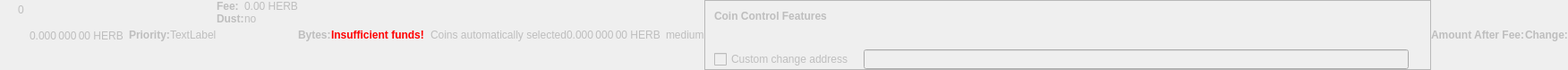
    <widget class="QWidget" name="dummyHideWidget" native="true">
     <property name="enabled">
      <bool>false</bool>
     </property>
     <property name="maximumSize">
      <size>
       <width>100</width>
       <height>22</height>
      </size>
     </property>
     <layout class="QHBoxLayout" name="dummyHideLayout">
      <property name="spacing">
       <number>0</number>
      </property>
      <property name="margin">
       <number>0</number>
      </property>
      <item>
       <layout class="QFormLayout" name="formLayoutCoinControl1">
        <property name="horizontalSpacing">
         <number>10</number>
        </property>
        <property name="verticalSpacing">
         <number>14</number>
        </property>
        <property name="leftMargin">
         <number>10</number>
        </property>
        <property name="topMargin">
         <number>4</number>
        </property>
        <property name="rightMargin">
         <number>6</number>
        </property>
        <item row="0" column="1">
         <widget class="QLabel" name="labelCoinControlBytes">
          <property name="cursor">
           <cursorShape>IBeamCursor</cursorShape>
          </property>
          <property name="contextMenuPolicy">
           <enum>Qt::ActionsContextMenu</enum>
          </property>
          <property name="text">
           <string notr="true">0</string>
          </property>
          <property name="textInteractionFlags">
           <set>Qt::LinksAccessibleByMouse|Qt::TextSelectableByKeyboard|Qt::TextSelectableByMouse</set>
          </property>
         </widget>
        </item>
       </layout>
      </item>
      <item>
       <widget class="QLabel" name="labelCoinControlAfterFee">
        <property name="enabled">
         <bool>false</bool>
        </property>
        <property name="sizePolicy">
         <sizepolicy hsizetype="Fixed" vsizetype="Fixed">
          <horstretch>0</horstretch>
          <verstretch>0</verstretch>
         </sizepolicy>
        </property>
        <property name="minimumSize">
         <size>
          <width>111</width>
          <height>12</height>
         </size>
        </property>
        <property name="maximumSize">
         <size>
          <width>111</width>
          <height>12</height>
         </size>
        </property>
        <property name="cursor">
         <cursorShape>IBeamCursor</cursorShape>
        </property>
        <property name="contextMenuPolicy">
         <enum>Qt::ActionsContextMenu</enum>
        </property>
        <property name="text">
         <string notr="true">0.000 000 00 HERB</string>
        </property>
        <property name="textInteractionFlags">
         <set>Qt::LinksAccessibleByMouse|Qt::TextSelectableByKeyboard|Qt::TextSelectableByMouse</set>
        </property>
       </widget>
      </item>
      <item>
       <widget class="QLabel" name="labelCoinControlPriorityText">
        <property name="enabled">
         <bool>false</bool>
        </property>
        <property name="font">
         <font>
          <weight>75</weight>
          <bold>true</bold>
         </font>
        </property>
        <property name="text">
         <string>Priority:</string>
        </property>
       </widget>
      </item>
      <item>
       <layout class="QHBoxLayout" name="horizontalLayout">
        <item>
         <widget class="QLabel" name="WarningLabel">
          <property name="text">
           <string>TextLabel</string>
          </property>
         </widget>
        </item>
       </layout>
      </item>
      <item>
       <layout class="QFormLayout" name="formLayoutCoinControl3">
        <property name="horizontalSpacing">
         <number>0</number>
        </property>
        <property name="verticalSpacing">
         <number>0</number>
        </property>
        <property name="leftMargin">
         <number>0</number>
        </property>
        <property name="topMargin">
         <number>0</number>
        </property>
        <property name="rightMargin">
         <number>0</number>
        </property>
        <item row="0" column="0">
         <widget class="QLabel" name="labelCoinControlFeeText">
          <property name="enabled">
           <bool>false</bool>
          </property>
          <property name="font">
           <font>
            <weight>75</weight>
            <bold>true</bold>
           </font>
          </property>
          <property name="text">
           <string>Fee:</string>
          </property>
          <property name="margin">
           <number>0</number>
          </property>
         </widget>
        </item>
        <item row="0" column="1">
         <widget class="QLabel" name="labelCoinControlFee">
          <property name="enabled">
           <bool>false</bool>
          </property>
          <property name="cursor">
           <cursorShape>IBeamCursor</cursorShape>
          </property>
          <property name="contextMenuPolicy">
           <enum>Qt::ActionsContextMenu</enum>
          </property>
          <property name="text">
           <string notr="true">0.00 HERB</string>
          </property>
          <property name="textInteractionFlags">
           <set>Qt::LinksAccessibleByMouse|Qt::TextSelectableByKeyboard|Qt::TextSelectableByMouse</set>
          </property>
         </widget>
        </item>
        <item row="1" column="0">
         <widget class="QLabel" name="labelCoinControlLowOutputText">
          <property name="enabled">
           <bool>false</bool>
          </property>
          <property name="font">
           <font>
            <weight>75</weight>
            <bold>true</bold>
           </font>
          </property>
          <property name="text">
           <string>Dust:</string>
          </property>
         </widget>
        </item>
        <item row="1" column="1">
         <widget class="QLabel" name="labelCoinControlLowOutput">
          <property name="enabled">
           <bool>false</bool>
          </property>
          <property name="cursor">
           <cursorShape>IBeamCursor</cursorShape>
          </property>
          <property name="contextMenuPolicy">
           <enum>Qt::ActionsContextMenu</enum>
          </property>
          <property name="text">
           <string>no</string>
          </property>
          <property name="textInteractionFlags">
           <set>Qt::LinksAccessibleByMouse|Qt::TextSelectableByKeyboard|Qt::TextSelectableByMouse</set>
          </property>
         </widget>
        </item>
       </layout>
      </item>
      <item>
       <widget class="QLabel" name="labelCoinControlBytesText">
        <property name="enabled">
         <bool>false</bool>
        </property>
        <property name="font">
         <font>
          <weight>75</weight>
          <bold>true</bold>
         </font>
        </property>
        <property name="text">
         <string>Bytes:</string>
        </property>
       </widget>
      </item>
      <item>
       <layout class="QFormLayout" name="formLayoutCoinControl2">
        <property name="horizontalSpacing">
         <number>0</number>
        </property>
        <property name="verticalSpacing">
         <number>0</number>
        </property>
        <property name="leftMargin">
         <number>0</number>
        </property>
        <property name="topMargin">
         <number>0</number>
        </property>
        <property name="rightMargin">
         <number>0</number>
        </property>
       </layout>
      </item>
      <item>
       <layout class="QHBoxLayout" name="horizontalLayoutCoinControl2">
        <property name="spacing">
         <number>0</number>
        </property>
        <property name="bottomMargin">
         <number>0</number>
        </property>
       </layout>
      </item>
      <item>
       <widget class="QLabel" name="labelCoinControlInsuffFunds">
        <property name="enabled">
         <bool>false</bool>
        </property>
        <property name="minimumSize">
         <size>
          <width>0</width>
          <height>0</height>
         </size>
        </property>
        <property name="font">
         <font>
          <weight>75</weight>
          <bold>true</bold>
         </font>
        </property>
        <property name="styleSheet">
         <string notr="true">color:red;font-weight:bold;</string>
        </property>
        <property name="text">
         <string>Insufficient funds!</string>
        </property>
        <property name="margin">
         <number>5</number>
        </property>
       </widget>
      </item>
      <item>
       <layout class="QFormLayout" name="formLayoutCoinControl4">
        <property name="horizontalSpacing">
         <number>0</number>
        </property>
        <property name="verticalSpacing">
         <number>0</number>
        </property>
        <property name="leftMargin">
         <number>0</number>
        </property>
        <property name="topMargin">
         <number>0</number>
        </property>
        <property name="rightMargin">
         <number>0</number>
        </property>
       </layout>
      </item>
      <item>
       <widget class="QLabel" name="labelCoinControlChangeLabel">
        <property name="enabled">
         <bool>false</bool>
        </property>
        <property name="sizePolicy">
         <sizepolicy hsizetype="Preferred" vsizetype="Expanding">
          <horstretch>0</horstretch>
          <verstretch>0</verstretch>
         </sizepolicy>
        </property>
        <property name="minimumSize">
         <size>
          <width>0</width>
          <height>0</height>
         </size>
        </property>
        <property name="text">
         <string/>
        </property>
        <property name="margin">
         <number>3</number>
        </property>
       </widget>
      </item>
      <item>
       <widget class="QLabel" name="labelCoinControlAutomaticallySelected">
        <property name="enabled">
         <bool>false</bool>
        </property>
        <property name="sizePolicy">
         <sizepolicy hsizetype="Fixed" vsizetype="Fixed">
          <horstretch>0</horstretch>
          <verstretch>0</verstretch>
         </sizepolicy>
        </property>
        <property name="minimumSize">
         <size>
          <width>0</width>
          <height>0</height>
         </size>
        </property>
        <property name="maximumSize">
         <size>
          <width>240</width>
          <height>16777215</height>
         </size>
        </property>
        <property name="text">
         <string>Coins automatically selected</string>
        </property>
        <property name="margin">
         <number>5</number>
        </property>
       </widget>
      </item>
      <item>
       <widget class="QLabel" name="labelCoinControlChange">
        <property name="enabled">
         <bool>false</bool>
        </property>
        <property name="sizePolicy">
         <sizepolicy hsizetype="Fixed" vsizetype="Fixed">
          <horstretch>0</horstretch>
          <verstretch>0</verstretch>
         </sizepolicy>
        </property>
        <property name="minimumSize">
         <size>
          <width>111</width>
          <height>0</height>
         </size>
        </property>
        <property name="maximumSize">
         <size>
          <width>111</width>
          <height>16777215</height>
         </size>
        </property>
        <property name="cursor">
         <cursorShape>IBeamCursor</cursorShape>
        </property>
        <property name="contextMenuPolicy">
         <enum>Qt::ActionsContextMenu</enum>
        </property>
        <property name="text">
         <string notr="true">0.000 000 00 HERB</string>
        </property>
        <property name="textInteractionFlags">
         <set>Qt::LinksAccessibleByMouse|Qt::TextSelectableByKeyboard|Qt::TextSelectableByMouse</set>
        </property>
       </widget>
      </item>
      <item>
       <widget class="QLabel" name="labelCoinControlPriority">
        <property name="enabled">
         <bool>false</bool>
        </property>
        <property name="cursor">
         <cursorShape>IBeamCursor</cursorShape>
        </property>
        <property name="contextMenuPolicy">
         <enum>Qt::ActionsContextMenu</enum>
        </property>
        <property name="text">
         <string>medium</string>
        </property>
        <property name="textInteractionFlags">
         <set>Qt::LinksAccessibleByMouse|Qt::TextSelectableByKeyboard|Qt::TextSelectableByMouse</set>
        </property>
       </widget>
      </item>
      <item>
       <widget class="QFrame" name="frameCoinControl">
        <property name="sizePolicy">
         <sizepolicy hsizetype="Expanding" vsizetype="Expanding">
          <horstretch>0</horstretch>
          <verstretch>0</verstretch>
         </sizepolicy>
        </property>
        <property name="maximumSize">
         <size>
          <width>16777215</width>
          <height>16777215</height>
         </size>
        </property>
        <property name="frameShape">
         <enum>QFrame::StyledPanel</enum>
        </property>
        <property name="frameShadow">
         <enum>QFrame::Sunken</enum>
        </property>
        <layout class="QVBoxLayout" name="verticalLayoutCoinControl2_2">
         <property name="spacing">
          <number>0</number>
         </property>
         <property name="margin">
          <number>0</number>
         </property>
         <item>
          <layout class="QVBoxLayout" name="verticalLayoutCoinControl" stretch="0,0,0,1">
           <property name="spacing">
            <number>0</number>
           </property>
           <property name="leftMargin">
            <number>10</number>
           </property>
           <property name="topMargin">
            <number>10</number>
           </property>
           <item>
            <layout class="QHBoxLayout" name="horizontalLayoutCoinControl1">
             <property name="bottomMargin">
              <number>15</number>
             </property>
             <item>
              <widget class="QLabel" name="labelCoinControlFeatures">
               <property name="enabled">
                <bool>false</bool>
               </property>
               <property name="sizePolicy">
                <sizepolicy hsizetype="Preferred" vsizetype="Maximum">
                 <horstretch>0</horstretch>
                 <verstretch>0</verstretch>
                </sizepolicy>
               </property>
               <property name="font">
                <font>
                 <weight>75</weight>
                 <bold>true</bold>
                </font>
               </property>
               <property name="styleSheet">
                <string notr="true">font-weight:bold;</string>
               </property>
               <property name="text">
                <string>Coin Control Features</string>
               </property>
              </widget>
             </item>
            </layout>
           </item>
           <item>
            <widget class="QWidget" name="widgetCoinControl" native="true">
             <property name="sizePolicy">
              <sizepolicy hsizetype="Preferred" vsizetype="Preferred">
               <horstretch>0</horstretch>
               <verstretch>0</verstretch>
              </sizepolicy>
             </property>
             <property name="minimumSize">
              <size>
               <width>0</width>
               <height>0</height>
              </size>
             </property>
             <property name="styleSheet">
              <string notr="true"/>
             </property>
             <layout class="QHBoxLayout" name="horizontalLayoutCoinControl5_2">
              <property name="margin">
               <number>0</number>
              </property>
              <item>
               <layout class="QHBoxLayout" name="horizontalLayoutCoinControl3">
                <property name="spacing">
                 <number>20</number>
                </property>
                <property name="topMargin">
                 <number>0</number>
                </property>
                <property name="bottomMargin">
                 <number>10</number>
                </property>
               </layout>
              </item>
             </layout>
            </widget>
           </item>
           <item>
            <layout class="QHBoxLayout" name="horizontalLayoutCoinControl4" stretch="0,0,0">
             <property name="spacing">
              <number>12</number>
             </property>
             <property name="sizeConstraint">
              <enum>QLayout::SetDefaultConstraint</enum>
             </property>
             <property name="topMargin">
              <number>5</number>
             </property>
             <property name="rightMargin">
              <number>5</number>
             </property>
             <item>
              <widget class="QCheckBox" name="checkBoxCoinControlChange">
               <property name="enabled">
                <bool>false</bool>
               </property>
               <property name="toolTip">
                <string>If this is activated, but the change address is empty or invalid, change will be sent to a newly generated address.</string>
               </property>
               <property name="text">
                <string>Custom change address</string>
               </property>
              </widget>
             </item>
             <item>
              <widget class="QValidatedLineEdit" name="lineEditCoinControlChange">
               <property name="enabled">
                <bool>false</bool>
               </property>
               <property name="sizePolicy">
                <sizepolicy hsizetype="Expanding" vsizetype="Fixed">
                 <horstretch>0</horstretch>
                 <verstretch>0</verstretch>
                </sizepolicy>
               </property>
              </widget>
             </item>
             <item>
              <widget class="QLabel" name="labelCoinControlChangeLabel_2">
               <property name="sizePolicy">
                <sizepolicy hsizetype="Preferred" vsizetype="Expanding">
                 <horstretch>0</horstretch>
                 <verstretch>0</verstretch>
                </sizepolicy>
               </property>
               <property name="minimumSize">
                <size>
                 <width>0</width>
                 <height>0</height>
                </size>
               </property>
               <property name="text">
                <string/>
               </property>
               <property name="margin">
                <number>3</number>
               </property>
              </widget>
             </item>
            </layout>
           </item>
           <item>
            <spacer name="verticalSpacerCoinControl">
             <property name="orientation">
              <enum>Qt::Vertical</enum>
             </property>
             <property name="sizeHint" stdset="0">
              <size>
               <width>800</width>
               <height>1</height>
              </size>
             </property>
            </spacer>
           </item>
          </layout>
         </item>
        </layout>
       </widget>
      </item>
      <item>
       <widget class="QLabel" name="labelCoinControlAfterFeeText">
        <property name="enabled">
         <bool>false</bool>
        </property>
        <property name="minimumSize">
         <size>
          <width>0</width>
          <height>0</height>
         </size>
        </property>
        <property name="maximumSize">
         <size>
          <width>16777215</width>
          <height>16777215</height>
         </size>
        </property>
        <property name="font">
         <font>
          <weight>75</weight>
          <bold>true</bold>
         </font>
        </property>
        <property name="text">
         <string>Amount After Fee:</string>
        </property>
        <property name="alignment">
         <set>Qt::AlignLeading|Qt::AlignLeft|Qt::AlignVCenter</set>
        </property>
        <property name="margin">
         <number>0</number>
        </property>
       </widget>
      </item>
      <item>
       <widget class="QLabel" name="labelCoinControlChangeText">
        <property name="enabled">
         <bool>false</bool>
        </property>
        <property name="sizePolicy">
         <sizepolicy hsizetype="Preferred" vsizetype="Preferred">
          <horstretch>0</horstretch>
          <verstretch>0</verstretch>
         </sizepolicy>
        </property>
        <property name="minimumSize">
         <size>
          <width>0</width>
          <height>0</height>
         </size>
        </property>
        <property name="maximumSize">
         <size>
          <width>16777215</width>
          <height>16777215</height>
         </size>
        </property>
        <property name="font">
         <font>
          <weight>75</weight>
          <bold>true</bold>
         </font>
        </property>
        <property name="text">
         <string>Change:</string>
        </property>
        <property name="alignment">
         <set>Qt::AlignLeading|Qt::AlignLeft|Qt::AlignVCenter</set>
        </property>
       </widget>
      </item>
     </layout>
    </widget>
